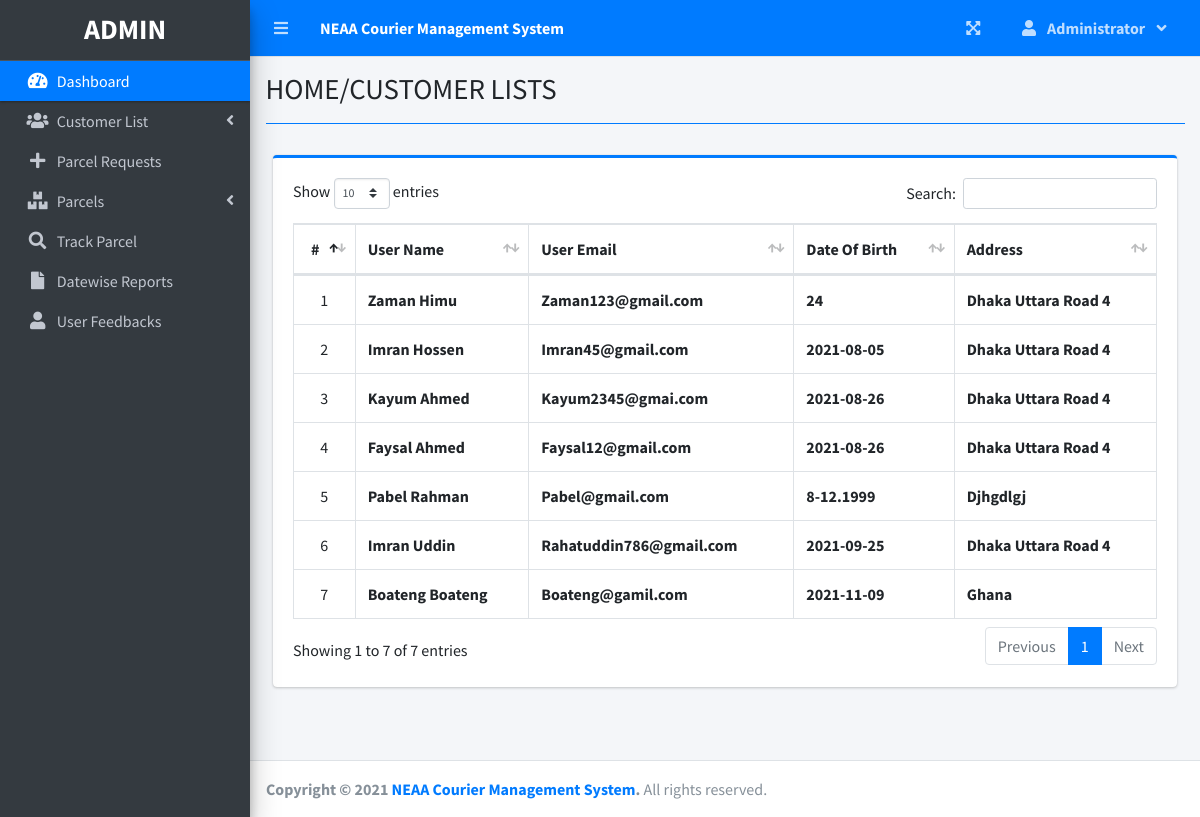
Page /admin/user_lists.php (signed in) on the committed database.
### tables this page shows
CREATE TABLE `users` (
  `user_id` int(11) NOT NULL,
  `fname` varchar(100) NOT NULL,
  `lame` varchar(100) NOT NULL,
  `gender` varchar(1) NOT NULL,
  `birth_date` varchar(30) NOT NULL,
  `username` varchar(100) NOT NULL,
  `password` varchar(100) NOT NULL,
  `address` varchar(200) NOT NULL,
  `phone_num` varchar(11) NOT NULL
);

### admin/user_lists.php (the view, shortened to what this page needs)
<!DOCTYPE html>
<html lang="en">
<?php
include('header.php');
?>
<body class="hold-transition sidebar-mini layout-fixed layout-navbar-fixed layout-footer-fixed">
	<div class="wrapper">
		<?php include('topbar.php') ?>
		<?php include('sidebar.php') ?>
		<div class="content-wrapper">
			<div class="content-header">
				<div class="container-fluid">
					<div class="row mb-2">
						<div class="col-sm-6">
							<h1 class="m-0"><?php echo "HOME/CUSTOMER LISTS" ?></h1>
						</div>
					</div>
					<hr class="border-primary">
				</div>
			</div>
			<section class="content">
				<div class="container-fluid">
					<?php include 'db_connect.php' ?>
					<div class="col-lg-12">
						<div class="card card-outline card-primary">
							<div class="card-body">
								<table class="table tabe-hover table-bordered" id="list">
									<thead>
										<tr>
											<th class="text-center">#</th>
											<th>User Name</th>
											<th>User Email</th>
											<th>Date Of Birth</th>
											<th>Address</th>
										</tr>
									</thead>
									<tbody>
										<?php
										$i = 1;
										$qry = $conn->query("SELECT * from users");
										while ($row = $qry->fetch_assoc()) :
										?>
											<tr>
												<td class="text-center"><?php echo $i++ ?></td>
												<td><b><?php echo ($row['fname'])." ".($row['lame']) ?></b></td>
												<td><b><?php echo ucwords($row['username']) ?></b></td>
												<td><b><?php echo ucwords($row['birth_date']) ?></b></td>
												<td><b><?php echo ucwords($row['address']) ?></b></td>
											</tr>
										<?php endwhile; ?>
									</tbody>
								</table>
							</div>
						</div>
					</div>
				</div>
			</section>
		</div>
	</div>
	<?php include 'footer.php' ?>
</body>
</html>

### admin/user_lists.php (style rules this page uses)
table td { vertical-align: middle !important; }

### rows in the picture
users: fname "Zaman", lame "Himu", username "Zaman123@gmail.com", birth_date "24", address "Dhaka Uttara Road 4"
users: fname "Imran", lame "Hossen", username "Imran45@gmail.com", birth_date "2021-08-05", address "Dhaka Uttara Road 4"
users: fname "Kayum", lame "Ahmed", username "Kayum2345@gmai.com", birth_date "2021-08-26", address "Dhaka Uttara Road 4"
users: fname "Faysal", lame "Ahmed", username "Faysal12@gmail.com", birth_date "2021-08-26", address "Dhaka Uttara Road 4"
users: fname "Pabel", lame "Rahman", username "Pabel@gmail.com", birth_date "8-12.1999", address "Djhgdlgj"
users: fname "Imran", lame "Uddin", username "Rahatuddin786@gmail.com", birth_date "2021-09-25", address "Dhaka Uttara Road 4"
users: fname "Boateng", lame "Boateng", username "Boateng@gamil.com", birth_date "2021-11-09", address "Ghana"

### other values in the picture
$_SESSION['login_firstname'] "Administrator"
